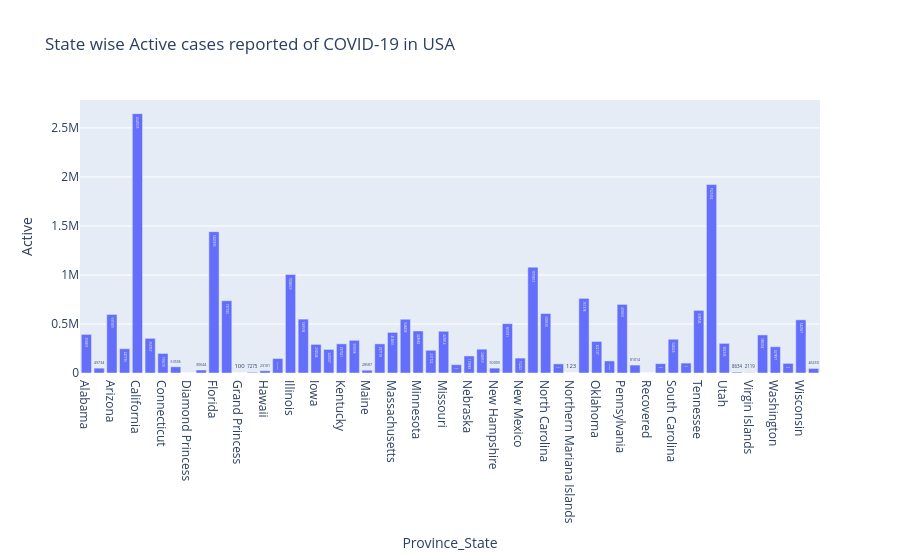

Notebook cell for this chart:
### Markdown cell above
### Plot Province/State Wise Active Cases in USA

### Code cell
us_dataactive = covid_data[covid_data['Country_Region']=='US'].drop(['Country_Region'], axis=1)
state_fig = px.bar(us_dataactive.groupby(['Province_State'])['Active'].sum(), y='Active', title='State wise Active cases reported of COVID-19 in USA', text='Active')
state_fig.show()

### Figure 1 — Plotly figure (JSON) as saved in the notebook; plotly's stock layout.template omitted (floating-point values rounded to 4 significant figures)
{"data": [{"alignmentgroup": "True", "hovertemplate": "Province_State=%{x}<br>Active=%{text}<extra></extra>", "legendgroup": "", "marker": {"color": "#636efa", "pattern": {"shape": ""}}, "name": "", "offsetgroup": "", "orientation": "v", "showlegend": false, "text": [393851, 49734, 597309, 247736, 2645555, 353757, 199670, 63506, 49, 30644, 1441893, 737395, 100, 7275, 23101, 147707, 1004829, 549594, 292044, 240507, 297521, 333598, 28587, 297118, 414061, 548408, 428682, 231722, 425814, 85048, 173883, 242859, 50009, 503181, 152222, 1079813, 606930, 93206, 123, 761378, 322137, 122873, 699651, 81014, 0, 95698, 344326, 101331, 638746, 1921602, 302333, 8634, 2119, 388334, 267897, 98208, 542567, 46230], "textposition": "auto", "type": "bar", "x": ["Alabama", "Alaska", "Arizona", "Arkansas", "California", "Colorado", "Connecticut", "Delaware", "Diamond Princess", "District of Columbia", "Florida", "Georgia", "Grand Princess", "Guam", "Hawaii", "Idaho", "Illinois", "Indiana", "Iowa", "Kansas", "Kentucky", "Louisiana", "Maine", "Maryland", "Massachusetts", "Michigan", "Minnesota", "Mississippi", "Missouri", "Montana", "Nebraska", "Nevada", "New Hampshire", "New Jersey", "New Mexico", "New York", "North Carolina", "North Dakota", "Northern Mariana Islands", "Ohio", "Oklahoma", "Oregon", "Pennsylvania", "Puerto Rico", "Recovered", "Rhode Island", "South Carolina", "South Dakota", "Tennessee", "Texas", "Utah", "Vermont", "Virgin Islands", "Virginia", "Washington", "West Virginia", "Wisconsin", "Wyoming"], "xaxis": "x", "y": [393851, 49734, 597309, 247736, 2645555, 353757, 199670, 63506, 49, 30644, 1441893, 737395, 100, 7275, 23101, 147707, 1004829, 549594, 292044, 240507, 297521, 333598, 28587, 297118, 414061, 548408, 428682, 231722, 425814, 85048, 173883, 242859, 50009, 503181, 152222, 1079813, 606930, 93206, 123, 761378, 322137, 122873, 699651, 81014, 0, 95698, 344326, 101331, 638746, 1921602, 302333, 8634, 2119, 388334, 267897, 98208, 542567, 46230], "yaxis": "y"}], "layout": {"barmode": "relative", "legend": {"tracegroupgap": 0}, "title": {"text": "State wise Active cases reported of COVID-19 in USA"}, "xaxis": {"anchor": "y", "domain": [0, 1], "title": {"text": "Province_State"}}, "yaxis": {"anchor": "x", "domain": [0, 1], "title": {"text": "Active"}}}}
